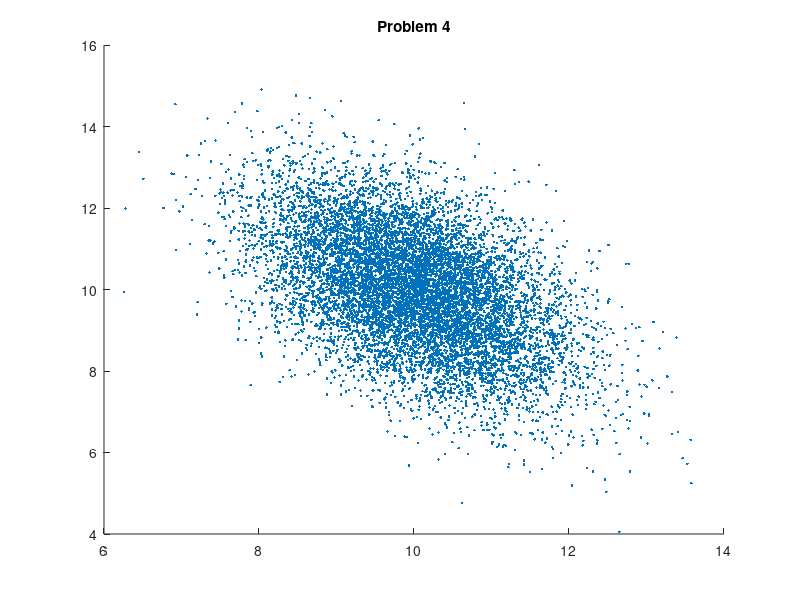

The MATLAB source for this figure: (Note: this script raises an error after producing the figure.)
% Problem 4: Principal component analysis
clc;
load pca_data;
[m, n] = size(X);

% Plotting the original data
scatter(X(1, :), X(2, :), '.g');
hold on;
title('Problem 4');

% a) Finding the covariance matrix
centroid = mean(X, 2);
Xm0 = zeros(m, n);
Xm0(1, :) = X(1, :) - centroid(1);
Xm0(2, :) = X(2, :) - centroid(2);
C = 1/n * Xm0 * (Xm0');
fprintf('Covariance matrix of X:\n');
disp(C);

% b) Finding and plotting principal components
[V, D] = eig(C);
syms t
x = centroid(1) + t * V(1, 1);
y = centroid(2) + t * V(2, 1);
fplot(x, y, '-k');
x = centroid(1) + t * V(1, 2);
y = centroid(2) + t * V(2, 2);
fplot(x, y, '-k');

% c) Finding the covariance of the transform matrix
Y = inv(V) * X;
centroidY = mean(Y, 2);
Ym0 = zeros(m, n);
Ym0(1, :) = Y(1, :) - centroidY(1);
Ym0(2, :) = Y(2, :) - centroidY(2);
Cy = 1/n * Ym0 * (Ym0');
fprintf('Covariance matrix of Y:\n');
disp(Cy)

% d) Comparing Matlabs `pca()` to my result. 
Vm = pca(X');
fprintf('Matlab pca():\n');
disp(Vm)
fprintf('My components:\n');
disp(V)
% Indeed, upon inspection of output values one can notice that Matlab's
% components are equal to mine.